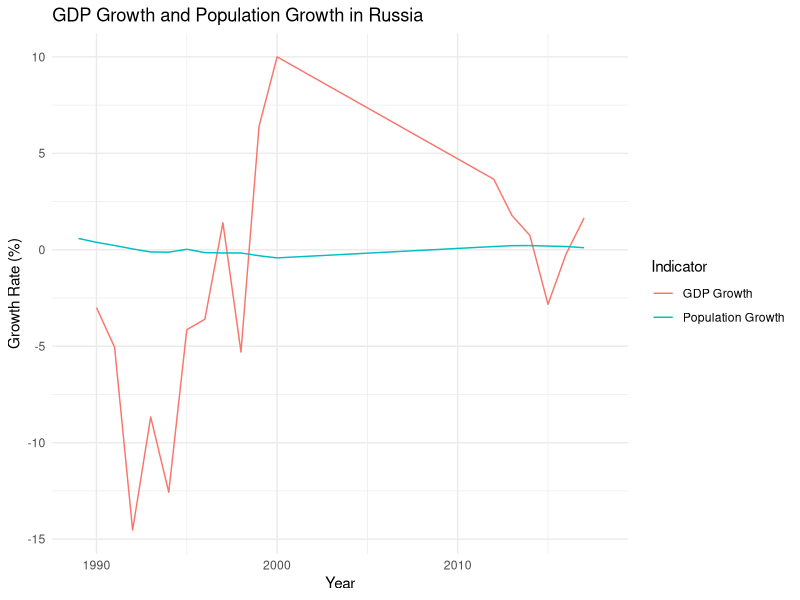
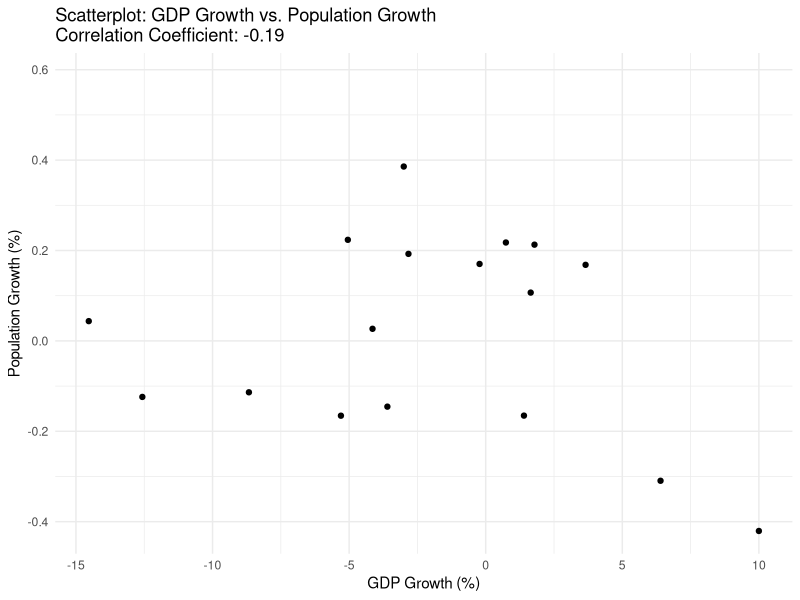
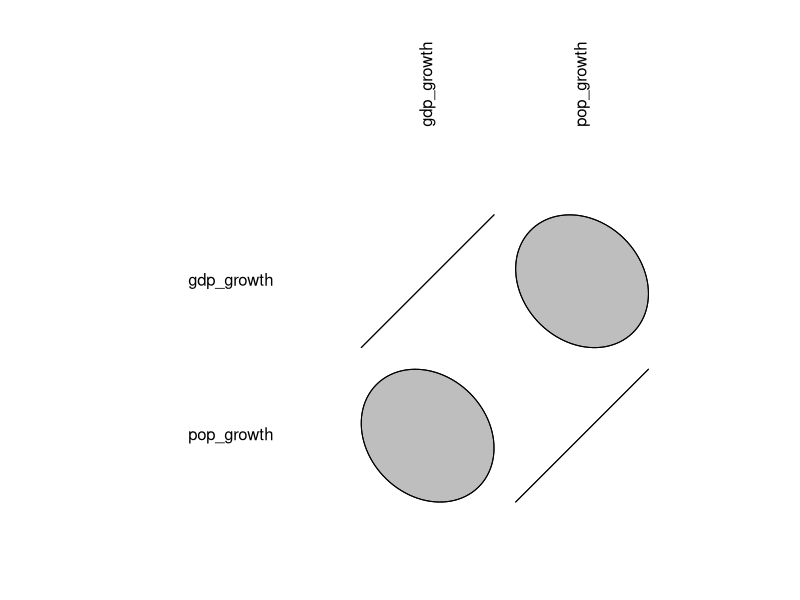
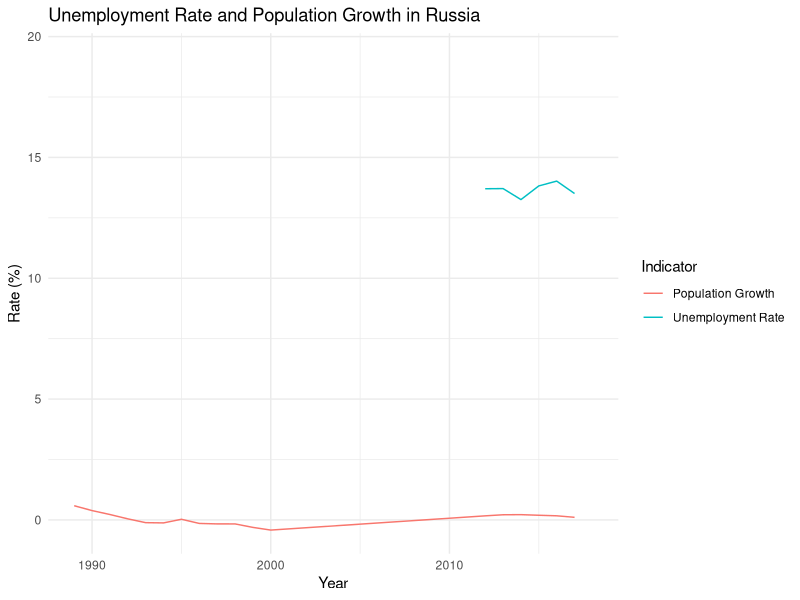
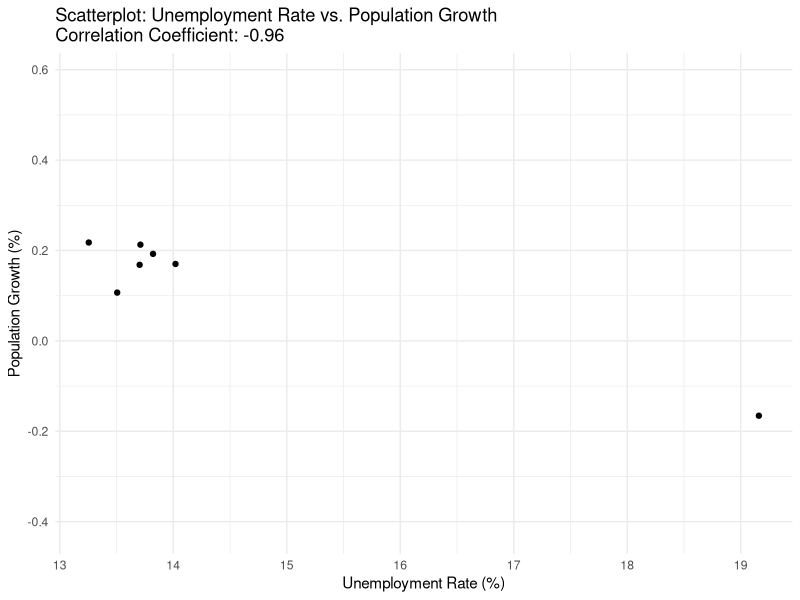
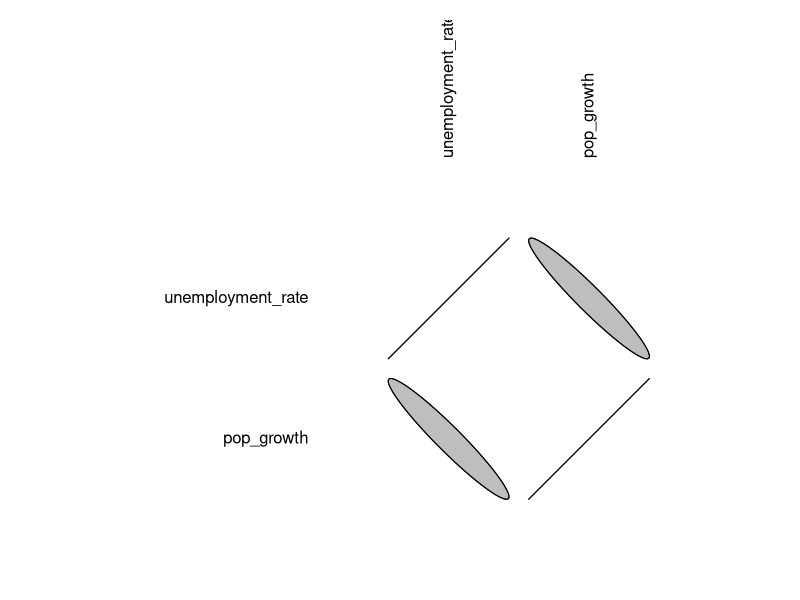
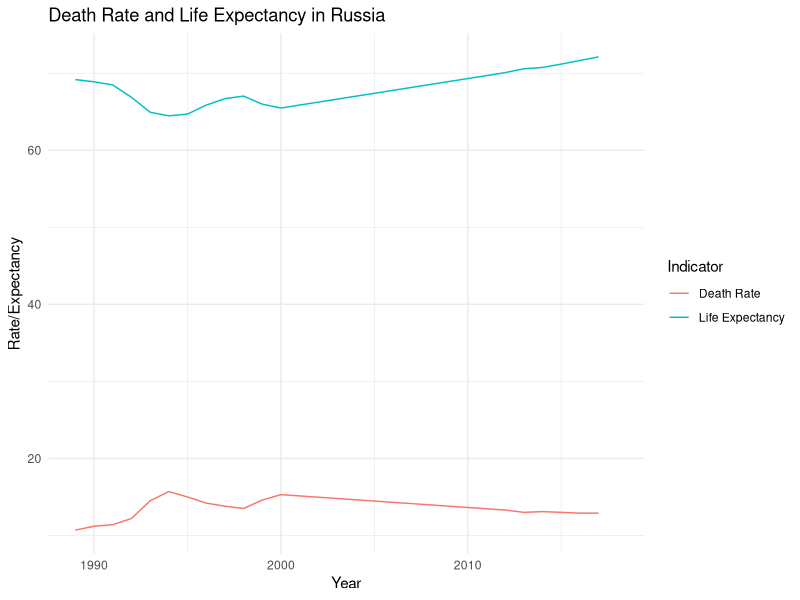
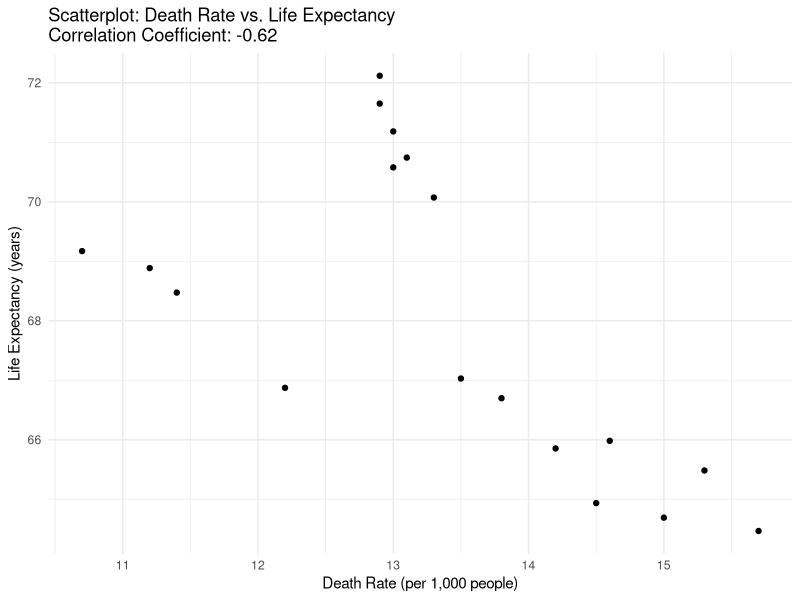

Reproduce these figures in R, in order.
library(readr)
library(dplyr)
library(ggplot2)
library(tidyr)
library(stringr)
library(tidyverse)
library(ellipse)
library(corrplot)


# Read the dataset
data <- read.csv("BD_Labs/Lab8/WB_Russia/ds_russia.csv")

# Clean the data
data <- data %>%
	rename(
		year_1989 = `X1989..YR1989.`,
		year_1990 = `X1990..YR1990.`,
		year_1991 = `X1991..YR1991.`,
		year_1992 = `X1992..YR1992.`,
		year_1993 = `X1993..YR1993.`,
		year_1994 = `X1994..YR1994.`,
		year_1995 = `X1995..YR1995.`,
		year_1996 = `X1996..YR1996.`,
		year_1997 = `X1997..YR1997.`,
		year_1998 = `X1998..YR1998.`,
		year_1999 = `X1999..YR1999.`,
		year_2000 = `X2000..YR2000.`,
		year_2012 = `X2012..YR2012.`,
		year_2013 = `X2013..YR2013.`,
		year_2014 = `X2014..YR2014.`,
		year_2015 = `X2015..YR2015.`,
		year_2016 = `X2016..YR2016.`,
		year_2017 = `X2017..YR2017.`,
		year_2018 = `X2018..YR2018.`) %>%
	select(-Country.Code)

# Reshape the data
data_long <- data %>%
	pivot_longer(cols = starts_with("year"),
				 names_to = "year",
				 values_to = "value") %>%
	mutate(year = as.integer(str_remove(year, "year_")))

gdp_growth_data <- data_long %>%
	filter(Series.Name == "GDP growth (annual %)")

pop_growth_data <- data_long %>%
	filter(Series.Name == "Population growth (annual %)")

gdp_pop_growth <- inner_join(gdp_growth_data, pop_growth_data, by = c("Country.Name", "year")) %>%
	rename(gdp_growth = value.x,
		   pop_growth = value.y)

gdp_pop_growth$gdp_growth <- as.numeric(gdp_pop_growth$gdp_growth)
gdp_pop_growth$pop_growth <- as.numeric(gdp_pop_growth$pop_growth)

gdp_pop_growth <- gdp_pop_growth %>%
	arrange(gdp_growth)

# Plot GDP growth and population growth
ggplot(gdp_pop_growth, aes(x = year)) +
	geom_line(aes(y = gdp_growth, color = "GDP Growth", group = 1)) +
	geom_line(aes(y = pop_growth, color = "Population Growth", group = 1)) +
	labs(title = "GDP Growth and Population Growth in Russia",
		 x = "Year",
		 y = "Growth Rate (%)",
		 color = "Indicator") +
	theme_minimal()

# Calculate the correlation coefficient
correlation_coefficient <- cor(gdp_pop_growth$gdp_growth, gdp_pop_growth$pop_growth, use = "complete.obs")

# Create a scatterplot of unemployment rate vs. population growth
ggplot(gdp_pop_growth, aes(x = gdp_growth, y = pop_growth)) +
    geom_point() +
    labs(title = paste("Scatterplot: GDP Growth vs. Population Growth\nCorrelation Coefficient:", round(correlation_coefficient, 2)),
         x = "GDP Growth (%)",
         y = "Population Growth (%)") +
    theme_minimal()

# Calculate the correlation matrix
correlation_matrix <- cor(gdp_pop_growth[, c("gdp_growth", "pop_growth")], use = "complete.obs")

# Plot the correlation matrix using plotcorr()
plotcorr(correlation_matrix, mar = c(1, 1, 1, 1))

unemployment_data <- data_long %>%
	filter(Series.Name == "Unemployment with basic education (% of total labor force with basic education)")

pop_growth_data <- data_long %>%
	filter(Series.Name == "Population growth (annual %)")

# Join unemployment data with population growth data
unemployment_pop_growth <- inner_join(unemployment_data, pop_growth_data, by = c("Country.Name", "year")) %>%
	rename(unemployment_rate = value.x,
		   pop_growth = value.y)

unemployment_pop_growth$unemployment_rate <- as.numeric(unemployment_pop_growth$unemployment_rate)
unemployment_pop_growth$pop_growth <- as.numeric(unemployment_pop_growth$pop_growth)

unemployment_pop_growth <- unemployment_pop_growth %>%
	arrange(unemployment_rate)

# Plot unemployment rate and population growth
ggplot(unemployment_pop_growth, aes(x = year)) +
	geom_line(aes(y = unemployment_rate, color = "Unemployment Rate", group = 1)) +
	geom_line(aes(y = pop_growth, color = "Population Growth", group = 1)) +
	labs(title = "Unemployment Rate and Population Growth in Russia",
		 x = "Year",
		 y = "Rate (%)",
		 color = "Indicator") +
	theme_minimal()

# Calculate the correlation coefficient
correlation_coefficient <- cor(unemployment_pop_growth$unemployment_rate, unemployment_pop_growth$pop_growth, use = "complete.obs")

# Create a scatterplot of unemployment rate vs. population growth
ggplot(unemployment_pop_growth, aes(x = unemployment_rate, y = pop_growth)) +
    geom_point() +
    labs(title = paste("Scatterplot: Unemployment Rate vs. Population Growth\nCorrelation Coefficient:", round(correlation_coefficient, 2)),
         x = "Unemployment Rate (%)",
         y = "Population Growth (%)") +
    theme_minimal()

# Calculate the correlation matrix
correlation_matrix <- cor(unemployment_pop_growth[, c("unemployment_rate", "pop_growth")], use = "complete.obs")

# Plot the correlation matrix using plotcorr()
plotcorr(correlation_matrix, mar = c(1, 1, 1, 1))


################
death_rate_data <- data_long %>%
	filter(Series.Name == "Death rate, crude (per 1,000 people)")

life_expectancy_data <- data_long %>%
	filter(Series.Name == "Life expectancy at birth, total (years)")

health_exp_data <- data_long %>%
	filter(Series.Name == "Domestic general government health expenditure per capita (current US$)")

# Join death rate data with life expectancy data
death_rate_life_expectancy <- inner_join(death_rate_data, life_expectancy_data, by = c("Country.Name", "year")) %>%
  rename(death_rate = value.x,
         life_expectancy = value.y)

death_rate_life_expectancy$death_rate <- as.numeric(death_rate_life_expectancy$death_rate)
death_rate_life_expectancy$life_expectancy <- as.numeric(death_rate_life_expectancy$life_expectancy)

death_rate_life_expectancy <- death_rate_life_expectancy %>%
  arrange(death_rate)

# Plot death rate and life expectancy
ggplot(death_rate_life_expectancy, aes(x = year)) +
  geom_line(aes(y = death_rate, color = "Death Rate", group = 1)) +
  geom_line(aes(y = life_expectancy, color = "Life Expectancy", group = 1)) +
  labs(title = "Death Rate and Life Expectancy in Russia",
       x = "Year",
       y = "Rate/Expectancy",
       color = "Indicator") +
  theme_minimal()

# Calculate the correlation coefficient
correlation_coefficient <- cor(death_rate_life_expectancy$death_rate, death_rate_life_expectancy$life_expectancy, use = "complete.obs")

# Create a scatterplot of death rate vs. life expectancy
ggplot(death_rate_life_expectancy, aes(x = death_rate, y = life_expectancy)) +
  geom_point() +
  labs(title = paste("Scatterplot: Death Rate vs. Life Expectancy\nCorrelation Coefficient:", round(correlation_coefficient, 2)),
       x = "Death Rate (per 1,000 people)",
       y = "Life Expectancy (years)") +
  theme_minimal()

# Calculate the correlation matrix
correlation_matrix <- cor(death_rate_life_expectancy[, c("death_rate", "life_expectancy")], use = "complete.obs")

# Plot the correlation matrix using plotcorr()
plotcorr(correlation_matrix, mar = c(1, 1, 1, 1))

# Join health expenditure data with life expectancy data
health_exp_life_expectancy <- inner_join(health_exp_data, life_expectancy_data, by = c("Country.Name", "year")) %>%
  rename(health_expenditure = value.x,
         life_expectancy = value.y)

health_exp_life_expectancy$health_expenditure <- as.numeric(health_exp_life_expectancy$health_expenditure)
health_exp_life_expectancy$life_expectancy <- as.numeric(health_exp_life_expectancy$life_expectancy)

health_exp_life_expectancy <- health_exp_life_expectancy %>%
  arrange(health_expenditure)

# Plot health expenditure and life expectancy
ggplot(health_exp_life_expectancy, aes(x = year)) +
  geom_line(aes(y = health_expenditure, color = "Health Expenditure", group = 1)) +
  geom_line(aes(y = life_expectancy, color = "Life Expectancy", group = 1)) +
  labs(title = "Health Expenditure and Life Expectancy in Russia",
       x = "Year",
       y = "Expenditure/Expectancy",
       color = "Indicator") +
  theme_minimal()

# Calculate the correlation coefficient
correlation_coefficient <- cor(health_exp_life_expectancy$health_expenditure, health_exp_life_expectancy$life_expectancy, use = "complete.obs")

# Create a scatterplot of health expenditure vs. life expectancy
ggplot(health_exp_life_expectancy, aes(x = health_expenditure, y = life_expectancy)) +
  geom_point() +
  labs(title = paste("Scatterplot: Health Expenditure vs. Life Expectancy\nCorrelation Coefficient:", round(correlation_coefficient, 2)),
       x = "Health Expenditure (USD)",
       y = "Life Expectancy (years)") +
  theme_minimal()

# Calculate the correlation matrix
correlation_matrix <- cor(health_exp_life_expectancy[, c("health_expenditure", "life_expectancy")], use = "complete.obs")

# Plot the correlation matrix using plotcorr()
plotcorr(correlation_matrix, mar = c(1, 1, 1, 1))

###############
uni_edu <- data_long %>%
	filter(Series.Name == "Educational attainment, at least Bachelor's or equivalent, population 25+, total (%) (cumulative)")

export <- data_long %>%
	filter(Series.Name == "Exports of goods and services (annual % growth)")

tech_ind <- data_long %>%
	filter(Series.Name == "Medium and high-tech Industry (including construction) (% manufacturing value added)")

# Join educational attainment data with exports data
edu_exports <- inner_join(uni_edu, export, by = c("Country.Name", "year")) %>%
  rename(educational_attainment = value.x,
         exports_growth = value.y)

edu_exports$educational_attainment <- as.numeric(edu_exports$educational_attainment)
edu_exports$exports_growth <- as.numeric(edu_exports$exports_growth)

edu_exports <- edu_exports %>%
  arrange(educational_attainment)

# Plot educational attainment and exports growth
ggplot(edu_exports, aes(x = year)) +
  geom_line(aes(y = educational_attainment, color = "Educational Attainment", group = 1)) +
  geom_line(aes(y = exports_growth, color = "Exports Growth", group = 1)) +
  labs(title = "Educational Attainment and Exports Growth in Russia",
       x = "Year",
       y = "Percentage",
       color = "Indicator") +
  theme_minimal()

# Calculate the correlation coefficient
correlation_coefficient <- cor(edu_exports$educational_attainment, edu_exports$exports_growth, use = "pairwise.complete.obs")

# Create a scatterplot of educational attainment vs. exports growth
ggplot(edu_exports, aes(x = educational_attainment, y = exports_growth)) +
  geom_point() +
  labs(title = paste("Scatterplot: Educational Attainment vs. Exports Growth\nCorrelation Coefficient:", round(correlation_coefficient, 2)),
       x = "Educational Attainment (%)",
       y = "Exports Growth (%)") +
  theme_minimal()

# Calculate the correlation matrix
correlation_matrix <- cor(edu_exports[, c("educational_attainment", "exports_growth")], use = "pairwise.complete.obs")

# Plot the correlation matrix using plotcorr()
plotcorr(correlation_matrix, mar = c(1, 1, 1, 1))

# Join educational attainment data with tech industry data
edu_tech_ind <- inner_join(uni_edu, tech_ind, by = c("Country.Name", "year")) %>%
  rename(education_attainment = value.x,
         tech_industry = value.y)

edu_tech_ind$education_attainment <- as.numeric(edu_tech_ind$education_attainment)
edu_tech_ind$tech_industry <- as.numeric(edu_tech_ind$tech_industry)

edu_tech_ind <- edu_tech_ind %>%
  arrange(education_attainment)

# Plot educational attainment and tech industry
ggplot(edu_tech_ind, aes(x = year)) +
  geom_line(aes(y = education_attainment, color = "Educational Attainment", group = 1)) +
  geom_line(aes(y = tech_industry, color = "Tech Industry", group = 1)) +
  labs(title = "Educational Attainment and Tech Industry in Russia",
       x = "Year",
       y = "Percentage",
       color = "Indicator") +
  theme_minimal()

# Calculate the correlation coefficient
correlation_coefficient <- cor(edu_tech_ind$education_attainment, edu_tech_ind$tech_industry, use = "pairwise.complete.obs")

# Create a scatterplot of educational attainment vs. tech industry
ggplot(edu_tech_ind, aes(x = education_attainment, y = tech_industry)) +
  geom_point() +
  labs(title = paste("Scatterplot: Educational Attainment vs. Tech Industry\nCorrelation Coefficient:", round(correlation_coefficient, 2)),
       x = "Educational Attainment (%)",
       y = "Tech Industry (%)") +
  theme_minimal()

# Calculate the correlation matrix
correlation_matrix <- cor(edu_tech_ind[, c("education_attainment", "tech_industry")], use = "pairwise.complete.obs")

# Plot the correlation matrix using plotcorr()
plotcorr(correlation_matrix, mar = c(1, 1, 1, 1))


###########
uni_edu_women <- data_long %>%
	filter(Series.Name == "Educational attainment, at least Bachelor's or equivalent, population 25+, female (%) (cumulative)")

edu_exp <- data_long %>%
	filter(Series.Name == "Government expenditure on education, total (% of GDP)")


# Join educational attainment data with education expenditure data
uni_edu_women_edu_exp <- inner_join(uni_edu_women, edu_exp, by = c("Country.Name", "year")) %>%
  rename(uni_edu_women = value.x,
         edu_expenditure = value.y)

uni_edu_women_edu_exp$uni_edu_women <- as.numeric(uni_edu_women_edu_exp$uni_edu_women)
uni_edu_women_edu_exp$edu_expenditure <- as.numeric(uni_edu_women_edu_exp$edu_expenditure)

uni_edu_women_edu_exp <- uni_edu_women_edu_exp %>%
  arrange(uni_edu_women)

# Plot educational attainment for women and education expenditure
ggplot(uni_edu_women_edu_exp, aes(x = year)) +
  geom_line(aes(y = uni_edu_women, color = "Educational Attainment for Women", group = 1)) +
  geom_line(aes(y = edu_expenditure, color = "Education Expenditure (% of GDP)", group = 1)) +
  labs(title = "Educational Attainment for Women and Education Expenditure in Russia",
       x = "Year",
       y = "Percentage",
       color = "Indicator") +
  theme_minimal()

# Calculate the correlation coefficient
correlation_coefficient <- cor(uni_edu_women_edu_exp$uni_edu_women, uni_edu_women_edu_exp$edu_expenditure, use = "pairwise.complete.obs")

# Create a scatterplot of educational attainment for women vs. education expenditure
ggplot(uni_edu_women_edu_exp, aes(x = uni_edu_women, y = edu_expenditure)) +
  geom_point() +
  labs(title = paste("Scatterplot: Educational Attainment for Women vs. Education Expenditure\nCorrelation Coefficient:", round(correlation_coefficient, 2)),
       x = "Educational Attainment for Women (%)",
       y = "Education Expenditure (% of GDP)") +
  theme_minimal()

# Calculate the correlation matrix
correlation_matrix <- cor(uni_edu_women_edu_exp[, c("uni_edu_women", "edu_expenditure")], use = "pairwise.complete.obs")

# Plot the correlation matrix using plotcorr()
plotcorr(correlation_matrix, mar = c(1, 1, 1, 1))


###########
uni_edu <- data_long %>%
	filter(Series.Name == "Educational attainment, at least Bachelor's or equivalent, population 25+, total (%) (cumulative)")

articles <- data_long %>%
	filter(Series.Name == "Scientific and technical journal articles")

# Join university education data with articles data
uni_edu_articles <- inner_join(uni_edu, articles, by = c("Country.Name", "year")) %>%
  rename(education_attainment = value.x,
         journal_articles = value.y)

uni_edu_articles$education_attainment <- as.numeric(uni_edu_articles$education_attainment)
uni_edu_articles$journal_articles <- as.numeric(uni_edu_articles$journal_articles)

uni_edu_articles <- uni_edu_articles %>%
  arrange(education_attainment)

# Plot educational attainment and journal articles
ggplot(uni_edu_articles, aes(x = year)) +
  geom_line(aes(y = education_attainment, color = "Education Attainment", group = 1)) +
  geom_line(aes(y = journal_articles, color = "Journal Articles", group = 1)) +
  labs(title = "Educational Attainment and Journal Articles in Russia",
       x = "Year",
       y = "Percentage/Count",
       color = "Indicator") +
  theme_minimal()

# Calculate the correlation coefficient
correlation_coefficient <- cor(uni_edu_articles$education_attainment, uni_edu_articles$journal_articles, use = "pairwise.complete.obs")

# Create a scatterplot of educational attainment vs. journal articles
ggplot(uni_edu_articles, aes(x = education_attainment, y = journal_articles)) +
  geom_point() +
  labs(title = paste("Scatterplot: Educational Attainment vs. Journal Articles\nCorrelation Coefficient:", round(correlation_coefficient, 2)),
       x = "Educational Attainment (%)",
       y = "Journal Articles (Count)") +
  theme_minimal()

# Calculate the correlation matrix
correlation_matrix <- cor(uni_edu_articles[, c("education_attainment", "journal_articles")], use = "pairwise.complete.obs")

# Plot the correlation matrix using plotcorr()
plotcorr(correlation_matrix, mar = c(1, 1, 1, 1))


# Fit the linear regression model
gdp_growth_model <- lm(gdp_growth ~ year, data = gdp_pop_growth)

# Predict GDP growth for the next five years
future_years <- data.frame(year = (2024:2030))
gdp_growth_forecast <- predict(gdp_growth_model, future_years)

# Display the forecast
data.frame(year = future_years$year, gdp_growth_forecast = gdp_growth_forecast)
